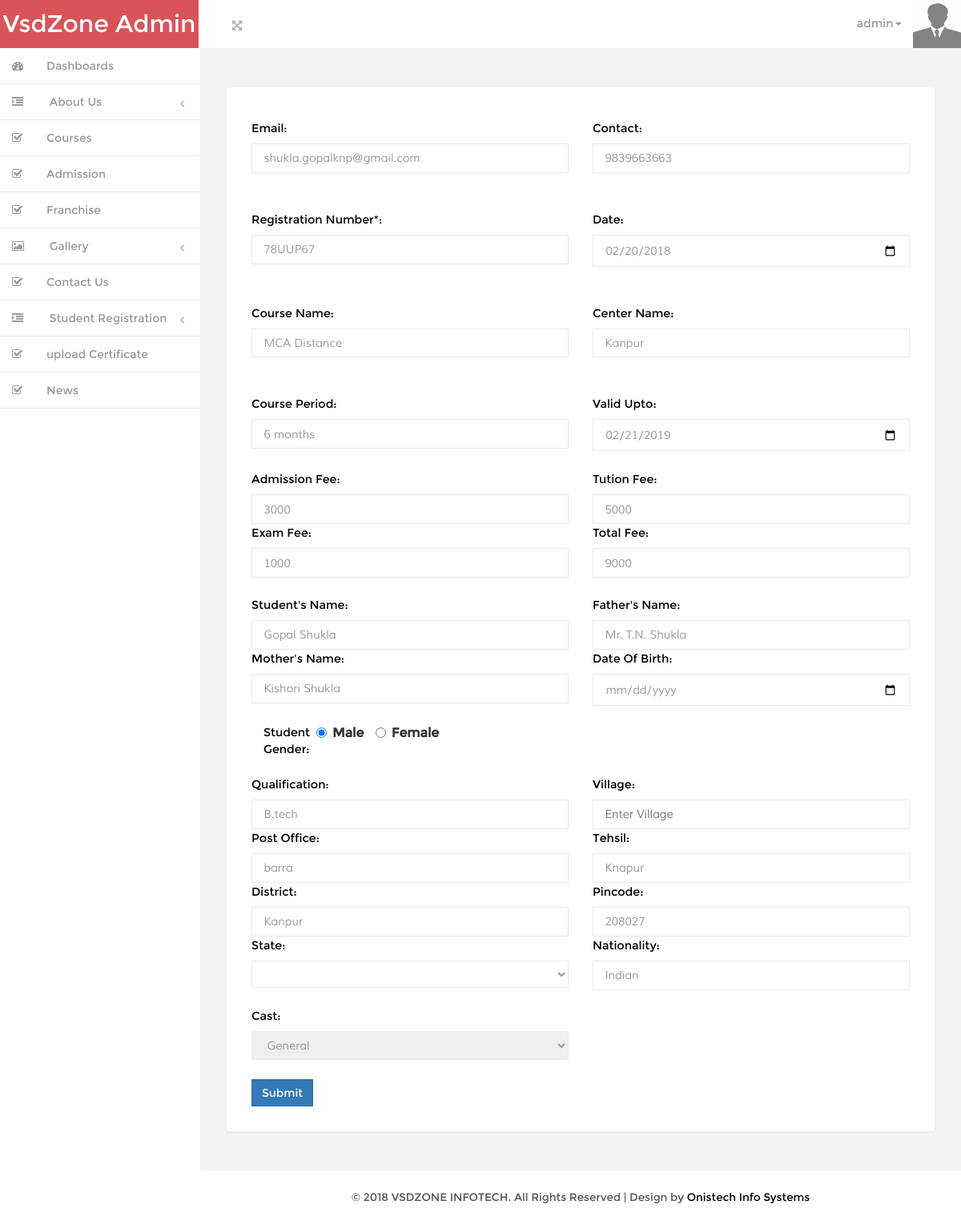
The page /theme/wpanel/edit_profile.php?Student_Id=1 (signed in) on the database its author committed.
### tables this page shows
CREATE TABLE `students` (
  `Student_Id` int(11) NOT NULL,
  `s_email` varchar(100) NOT NULL,
  `s_contact` varchar(100) NOT NULL,
  `reg_number` varchar(100) NOT NULL,
  `date` date NOT NULL,
  `s_type` varchar(100) NOT NULL,
  `c_name` varchar(100) NOT NULL,
  `center_name` varchar(100) NOT NULL,
  `c_period` varchar(100) NOT NULL,
  `c_validity` date NOT NULL,
  `admission_fee` int(11) NOT NULL,
  `tution_fee` int(11) NOT NULL,
  `exam_fee` int(11) NOT NULL,
  `total_fee` int(11) NOT NULL,
  `s_name` varchar(100) NOT NULL,
  `s_father` varchar(100) NOT NULL,
  `s_mother` varchar(100) NOT NULL,
  `s_dob` date NOT NULL,
  `s_gender` varchar(100) NOT NULL,
  `s_qualification` varchar(100) NOT NULL,
  `s_village` varchar(100) NOT NULL,
  `s_PO` varchar(100) NOT NULL,
  `s_tehsil` varchar(100) NOT NULL,
  `s_district` varchar(100) NOT NULL,
  `s_pincode` varchar(100) NOT NULL,
  `s_state` varchar(100) NOT NULL,
  `s_city` varchar(100) NOT NULL,
  `s_nationality` varchar(100) NOT NULL,
  `s_cast` varchar(100) NOT NULL,
  `time` datetime NOT NULL
);

### theme/wpanel/edit_profile.php (the view, shortened to what this page needs)
<?php
if(isset($_SESSION["email"])!=''){
include 'layout.php';
$id=$_GET['Student_Id'];
?>
<div class="validation-system">
 		<div class="validation-form">
  	    <?php
		$q="SELECT * FROM `students` where Student_Id='".$id."'";
$run=mysql_query($q);
while($row=mysql_fetch_assoc($run)){
	$s_email=$row['s_email'];
   $s_contact=$row['s_contact'];
   $reg_number=$row['reg_number'];
   $date=$row['date'];
   $c_name=$row['c_name'];
   $center_name=$row['center_name'];
   $c_period=$row['c_period'];
   $c_validity=$row['c_validity'];
   $admission_fee=$row['admission_fee'];
   $tution_fee=$row['tution_fee'];
   $exam_fee=$row['exam_fee'];
   $total_fee=$row['total_fee'];
   $s_name=$row['s_name'];
   $s_father=$row['s_father'];
   $s_mother=$row['s_mother'];
   $s_dob=$row['s_dob'];
   $s_qualification=$row['s_qualification'];
   $s_village=$row['s_village'];
   $s_PO=$row['s_PO'];
   $s_tehsil=$row['s_tehsil'];
   $s_district=$row['s_district'];
   $s_pincode=$row['s_pincode'];
   $s_state=$row['s_state'];
  ?>
        <form action="#" method="post">
         	<div class="vali-form">
            <div class="col-md-6 form-group1 group-mail">
              <label class="control-label">Email:</label>
              <input type="text" placeholder="Enter Email Address" value="<?php echo $s_email?>" name="s_email" >
            </div>
            <div class="col-md-6 form-group1 form-last">
              <label class="control-label">Contact:</label>
              <input type="text" placeholder="Contact Number" name="s_contact" value="<?php echo $s_contact?>">
            </div>
             <div class="clearfix"> </div></br>
            <div class="col-md-6 form-group1">
              <label class="control-label">Registration Number*:</label>
              <input type="text" placeholder="Enter Time Period" name="reg_number" value="<?php echo $reg_number?>">
            </div>
            <div class="col-md-6 form-group1 form-last">
              <label class="control-label ">Date:</label>
              <input type="date" class="form-control1 ng-invalid ng-invalid-required" ng-model="model.date" name="date"  value="<?php echo $date?>"></div>
            <div class="clearfix"> </div></br>
            <div class="col-md-6 form-group1">
									 </div><div class="clearfix"> </div>	<br/>
			<div class="col-md-6 form-group1 group-mail">
              <label class="control-label">Course Name:</label>
              <input type="text" placeholder="Enter Course Name" name="c_name" value="<?php echo $c_name?>">
            </div>
            <div class="col-md-6 form-group1 form-last">
              <label class="control-label">Center Name:</label>
              <input type="text" placeholder="Center Name" name="center_name" value="<?php echo $center_name?>">
            </div>
            <div class="clearfix"> </div></br>
            <div class="col-md-6 form-group1">
              <label class="control-label">Course Period:</label>
              <input type="text" placeholder="Enter Time Period" name="c_period" value="<?php echo $c_period?>">
            </div>
            <div class="col-md-6 form-group1 form-last">
              <label class="control-label ">Valid Upto:</label>
              <input type="date" class="form-control1 ng-invalid ng-invalid-required" ng-model="model.date" name="c_validity" value="<?php echo $c_validity?>">
            </div>
            <div class="clearfix"> </div>
            </div>
            <div class="col-md-6 form-group1">
              <label class="control-label">Admission Fee:</label>
              <input type="text" placeholder="Firstname" name="admission_fee" value="<?php echo $admission_fee?>">
            </div>
            <div class="col-md-6 form-group1 form-last">
              <label class="control-label">Tution Fee:</label>
              <input type="text" placeholder="Lastname" name="tution_fee" value="<?php echo $tution_fee?>">
            </div><div class="col-md-6 form-group1">
              <label class="control-label">Exam Fee:</label>
              <input type="text" placeholder="Total" name="exam_fee" value="<?php echo $exam_fee?>">
            </div>
            <div class="col-md-6 form-group1 form-last">
              <label class="control-label">Total Fee:</label>
              <input type="text" placeholder="Lastname" name="total_fee" value="<?php echo $total_fee?>">
            </div>
            <div class="clearfix"> </div></br>
            <div class="col-md-6 form-group1">
              <label class="control-label">Student's Name:</label>
              <input type="text" placeholder="name of student" name="s_name" value="<?php echo $s_name?>">
            </div>
            <div class="col-md-6 form-group1 form-last">
              <label class="control-label">Father's Name:</label>
              <input type="text" placeholder="Father's Name" name="s_father" value="<?php echo $s_father?>">
            </div>
            <div class="col-md-6 form-group1">
              <label class="control-label">Mother's Name:</label>
              <input type="text" placeholder="Mother's name" name="s_mother" value="<?php echo $s_mother?>">
            </div>
           <div class="col-md-6 form-group1 form-last">
              <label class="control-label">Date Of Birth:</label>
              <input type="date" class="form-control1 ng-invalid ng-invalid-required" ng-model="model.date"  name="s_dob" value="<?php echo $s_dob?>">
            </div>
            <div class="clearfix"> </div></br>
            <div class="col-md-6 form-group1">
            <label for="radio" class="col-sm-2 control-label">Student Gender:</label>
            <div class="col-sm-8">
										<div class="radio-inline"><label><input type="radio" name="s_gender"  value="male" checked> Male</label></div>
										<div class="radio-inline"><label><input type="radio" name="s_gender" value="female" > Female</label></div>
									 </div></div>
            <div class="clearfix"> </div></br>
            <div class="col-md-6 form-group1">
              <label class="control-label">Qualification:</label>
              <input type="text" placeholder="Enter Qualification" name="s_qualification" value="<?php echo $s_qualification?>">
            </div>
            <div class="col-md-6 form-group1 form-last">
              <label class="control-label">Village:</label>
              <input type="text" placeholder="Enter Village" name="s_village" value="<?php echo $s_village?>">
            </div>
            <div class="col-md-6 form-group1">
              <label class="control-label">Post Office:</label>
              <input type="text" placeholder="Enter Post Office" name="s_PO" value="<?php echo $s_PO?>">
            </div>
            <div class="col-md-6 form-group1 form-last">
              <label class="control-label">Tehsil:</label>
              <input type="text" placeholder="Enter Tehsil" name="s_tehsil" value="<?php echo $s_tehsil?>">
            </div>
            <div class="col-md-6 form-group1">
              <label class="control-label">District:</label>
              <input type="text" placeholder="Enter District" name="s_district" value="<?php echo $s_district?>">
            </div>
            <div class="col-md-6 form-group1 form-last">
              <label class="control-label">Pincode:</label>
              <input type="text" placeholder="Enter Pincode" name="s_pincode" value="<?php echo $s_pincode?>">
            </div>
            <div class="col-md-6 form-group2 group-mail">
              <label class="control-label">State:</label>
              <select id="city_id" class="form-control" name="s_state" >
              <option value="<?php echo $s_state?>" selected=""><?php echo $s_state?></option>
                                    <?php
                                      $sql = "select * from states";
                                      $run = mysql_query($sql) or die("error in state fetch".mysql_error());
                                      while($data = mysql_fetch_array($run))
                                      {
                                        $state_id = $data['state_id'];
                                        $state_name = $data['state'];
                                    ?>
                                    <option value="<?php echo $state_id; ?>"><?php echo $state_name; ?></option>
                                <?php } ?>
                                </select>
            </div>
            <div class="col-md-6 form-group1">
              <label class="control-label">Nationality:</label>
              <input type="text" value="Indian" name="s_nationality" >
            </div>
            	     <div class="clearfix"> </div>
            <div class="col-md-6 form-group2 group-mail">
              <label class="control-label">Cast:</label>
            <select name="s_cast">
            	<option value="General"  >General</option>
            </select>
            </div>
             <div class="clearfix"> </div>
            <div class="col-md-12 form-group">
              <button type="submit" class="btn btn-primary" name="submit">Submit</button>
            </div>
          <div class="clearfix"> </div>
        </form>
 </div>
</div>
<?php
}
}else {
	header('location:signin.php');
}
?>

### theme/wpanel/css/style.css (style rules this page uses)
html, body { font-family:'Montserrat-Regular'; font-size: 100%; background:#F3F3F4; overflow-x: hidden; }
.form-control { box-shadow: none; outline: none; border-radius: 0px; font-family: 'Muli-Regular'; }
.btn { border-radius: 0px; outline: none; }
.form-control1 { border: 1px solid #e0e0e0; padding: 5px 8px; color: #616161; width: 100%; font-size: 0.85em; font-weight: 300; height: 40px; -webkit-appearance: none; outline: none; font-family: 'Muli-Regular'; background: none; box-shadow:none !important; }
.validation-form { background: #fff; margin-bottom: 1em; padding: 1em; border: 1px solid #ebeff6; border-radius: 4px; -webkit-border-radius: 4px; -o-border-radius: 4px; -moz-border-radius: 4px; -ms-border-radius: 4px; -webkit-box-shadow: 0 1px 1px rgba(0,0,0,.05); box-shadow: 0 1px 1px rgba(0,0,0,.05); }
.validation-system { padding: 1em; }
label.control-label { font-weight: 100; color: #000; font-size: 0.9em; margin: 0; }
.form-group1 input[type="text"],.form-group1 textarea, .form-group1 input[type="password"],.form-group1 input[type="date"] { border: 1px solid #E9E9E9; font-size: 0.9em; width: 100%; outline: none; padding: 0.5em 1em; color: #999; margin-top: 0.5em; font-family: 'Muli-Regular'; }
.form-group2 select { width: 100%; border: 1px solid #E9E9E9; font-size: 0.9em; width: 100%; outline: none; padding: 0.5em 1em; color: #999; margin-top: 0.5em; font-family: 'Muli-Regular'; }
.vali-form { padding: 1.5em 0; }
.group-mail { padding-bottom: 1.5em; }

### rows shown on the page
students: s_email "shukla.gopalknp@gmail.com", s_contact "9839663663", reg_number "78UUP67", date "02/20/2018", c_name "MCA Distance", center_name "Kanpur", c_period "6 months", c_validity "02/21/2019", admission_fee "3000", tution_fee "5000", exam_fee "1000", total_fee "9000", s_name "Gopal Shukla", s_father "Mr. T.N. Shukla", s_mother "Kishori Shukla", s_qualification "B.tech", s_PO "barra", s_tehsil "Knapur", s_district "Kanpur", s_pincode "208027"

### other values the page prints
$_SESSION["email"] "admin"
